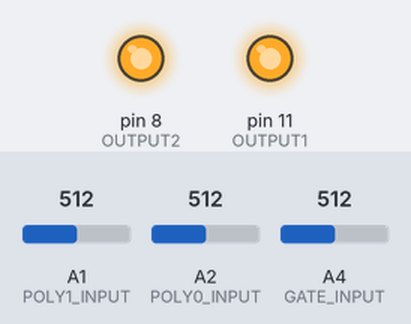
Bench run of a sketch on a simulated Arduino Uno, built with avr-gcc and run on an emulated ATmega328P. Parts: output pins drawn as LEDs (lit = HIGH). Dashed ring = blinking. The inputs (shaded band) are chosen by the test bench; at power-on: A1 (POLY1_INPUT) = 512, A4 (GATE_INPUT) = 512, A2 (POLY0_INPUT) = 512.

Above: at 1.2 s.
1.3 s: A1 (POLY1_INPUT) set to 0
2.8 s: A4 (GATE_INPUT) set to 692
4.3 s: A4 (GATE_INPUT) set to 713
At 4.59 s:
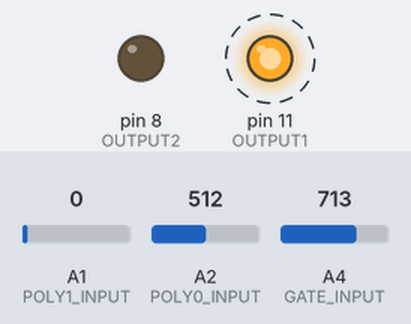
7.3 s: A1 (POLY1_INPUT) set to 122
10.3 s: A2 (POLY0_INPUT) set to 122
13.3 s: A2 (POLY0_INPUT) set to 0
At 14.01 s:
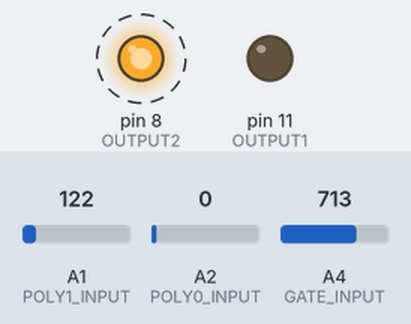
At 15.9 s:
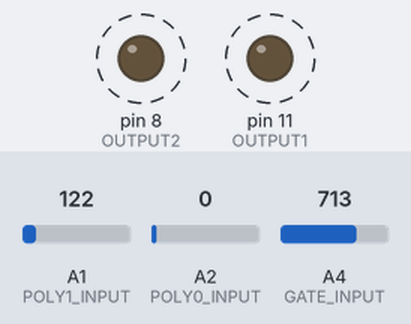
Timing chart, 0 to 17.3 s (numbered marks = the images above; inputs shaded):
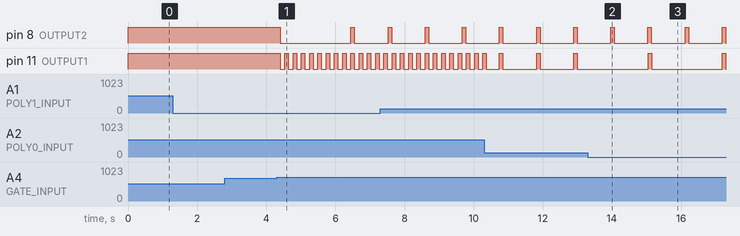

The sketch:

GRAINS-PolyrhythmicClockMultiplier.ino
```cpp
/*****
 * The original code is written by timothyjackman for the wonkystuff core1.æ module
 * https://forum.aemodular.com/thread/2484/polyrhythmic-clock-multiplier
 *
 * Changes:
 * Instead of pin 0 and pin 1 this code uses pin 8 and pin 11.
 * Please refer to https://wiki.aemodular.com/pmwiki.php/AeManual/GRAINS
 *
 * below is the original comment from timothyjackman
 ****/

//polyrhythmic clock multiplier
//
//                    guide
//probably a good idea to set all knobs counter clockwise
//cv B - clock input (unaffected by pulsewidth, will take a moment to understand
//                    clock as it averages the last two beat times)
//knob A - pulsewidth (south west or just above is the sweet spot for typical use)
//knob B - combo mode on/off (while this is also the clock input, we can sneak
//                            a switch in using analogue values. counterclockwise
//                            sets combo mode [explained below] off, while between
//                            west and north is on. no setting further than north though)
//knob C - set polyrhythm M from 1-16 beats per clock beat in
//knob D - set polyrhythm S from 1-16 beats per clock beat in
//of course knob C and D can be controled with CV if you wish
//m-c polyrhythm 1 out
//s-c polyrhythm 2 out
//
//                    combo mode
//outputs both polyrhythms out of m-c. s-c outputs as
//usual. ensure a short pulsewidth to mitigate overlap
//
//                    other ideas
//set a short pulsewidth and send in a fast clock to drive
//up to audio rates. turn on combo mode and go ham on knobs
//C & D for some gnarly sounds >:)
//
//also it can self clock if one of the polyrhythms is set
//to one. swap the clock input quickly for a wire connecting
//to itself. a little finicky but it's an option in a pinch
//
//
//
//written by timothyjackman referencing the core1 examples
//tested on core1.æ v1.1
//thanks wonkystuff for this awesome module ;)
/* End of original comment from timothyjackman */

//int PULSEWIDTH_INPUT = A0;
int POLY0_INPUT = A2;
int POLY1_INPUT = A1;
int GATE_INPUT = A4;
int OUTPUT1 = 11;
int OUTPUT2 = 8;

void setup(void) {
  //pinMode(PULSEWIDTH_INPUT, INPUT);
  pinMode(POLY0_INPUT, INPUT);
  pinMode(POLY1_INPUT, INPUT);
  pinMode(GATE_INPUT, INPUT);
  pinMode(OUTPUT1, OUTPUT); // OUT (set switch to Grains mode ("G"))
  pinMode(OUTPUT2, OUTPUT); // D
}

boolean gate = false;
boolean oldgate = false;
boolean beatone = false;

uint64_t totaltime = 100;
uint64_t timer = 0;
uint64_t prevtimer = 0;

int pulsewidthstop1 = 0;
int pulsewidthstop0 = 0;
int poly1 = 1;
int poly0 = 1;

void loop() {
  gate = analogRead(GATE_INPUT) > 700;
  if (gate != oldgate) { //only trigger on change
    if (gate) {
      totaltime = (timer + prevtimer) / 2; //average of latest beat time in ticks and previous beat time
                                           //(ran into issues with slight fluctuations, this makes them
                                           //less notable in a very botched way. probably a proper solution
                                           //to this but it works for now
      prevtimer = timer;
      timer = 0; //reset timer
      beatone = true; //ensure both fire on beat one. wasn't doing this sometimes. i could debug or just do this

    }

    oldgate = gate;
  }

  poly1 = (analogRead(POLY1_INPUT) >> 6) + 1; //read A1 and
  poly0 = (analogRead(POLY0_INPUT) >> 6) + 1; //A2 respectively, convert them to a value from 1-16 inclusive

  if (timer%(totaltime/poly1) == 0 || beatone) { //the equation here checks if the current tick is
                                                 //a multiple of the beat time, devided by the
                                                 //desired polyrhythm. also always if beat one
    digitalWrite(OUTPUT2, HIGH);

    //pulsewidthstop1 = timer + ((analogRead(PULSEWIDTH_INPUT)-586) << 3); //calculate when the pulse should end based on A0
    pulsewidthstop1 = timer + 100;
  }

  if (timer%(totaltime/poly0) == 0 || beatone) { //see above. this is for the secondary output
    digitalWrite(OUTPUT1, HIGH);

    //pulsewidthstop0 = timer + ((analogRead(PULSEWIDTH_INPUT)-586) << 3); //see above. for secondary output
    pulsewidthstop0 = timer + 100;
  }

  if (timer == pulsewidthstop1) { //end pulse
    digitalWrite(OUTPUT2, LOW);
  }

  if (timer == pulsewidthstop0) { //end pulse
    digitalWrite(OUTPUT1, LOW);
  }

  beatone = false;
  timer += 1;
}
```

Measured:
- the behaviour switches between 700 and 701 on A4 (GATE_INPUT) (found by bisection; images 0 and 1)
- after the input at 2.8 s, every drawn part: stays the same
- after the input at 4.3 s, pin 8 (OUTPUT2): HIGH → LOW after 0.10 s, → HIGH 2.0 s later, → LOW 0.10 s later; pin 11 (OUTPUT1): alternates HIGH for 0.10 s and LOW for 0.14 s, starting after 0.10 s
- after the input at 13.3 s, pin 11 (OUTPUT1): alternates HIGH for 0.10 s and LOW for 2.0 s, starting after 1.7 s
